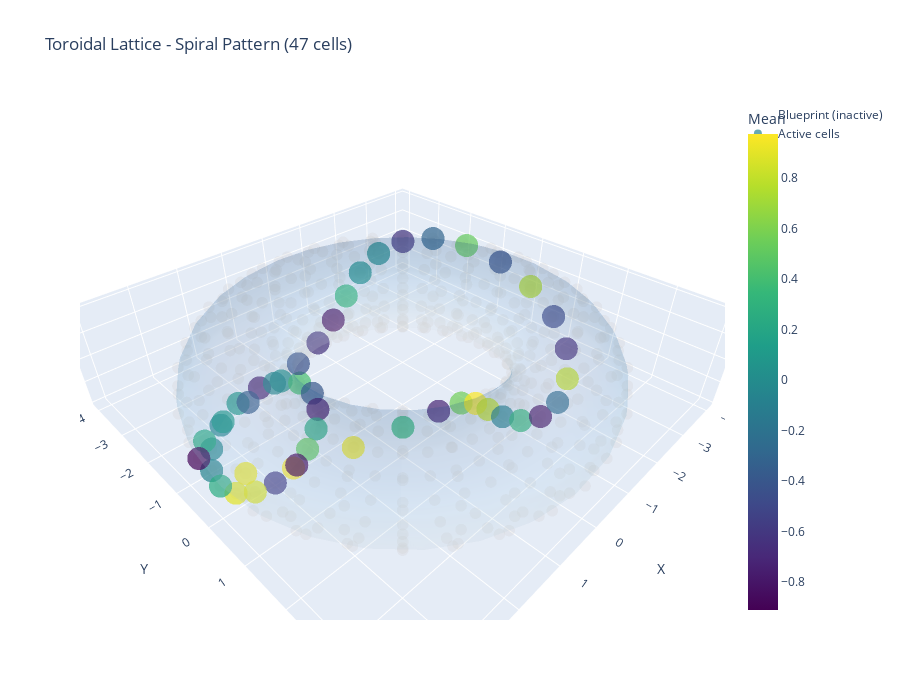

Write notebook code for a chart like this one.
### Code cell
# Visualize spiral
fig = torus.visualize_plotly(
    show_all_positions=True,
    cell_size=8,
    title=f"Toroidal Lattice - Spiral Pattern ({len(torus.sparse_cells)} cells)"
)
fig.show()

### Figure 1 — Plotly figure (JSON) as saved in the notebook; plotly's stock layout.template omitted (floating-point values rounded to 4 significant figures; data arrays with more than 128 entries replaced by an {"elided": "..."} marker saying what was removed)
{"data": [{"customdata": {"elided": "512 int values"}, "hovertemplate": "Cell %{customdata}<br>x: %{x:.2f}<br>y: %{y:.2f}<br>z: %{z:.2f}", "marker": {"color": "lightgray", "opacity": 0.3, "size": 4}, "mode": "markers", "name": "Blueprint (inactive)", "type": "scatter3d", "x": {"elided": "512 float values"}, "y": {"elided": "512 float values"}, "z": {"elided": "512 float values"}}, {"customdata": {"elided": "47x5 float values"}, "hovertemplate": "Cell %{customdata[0]}<br>θ: %{customdata[1]}, φ: %{customdata[2]}<br>Mean: %{customdata[3]:.3f}<br>Std: %{customdata[4]:.3f}", "marker": {"color": [-0.05936, -0.03992, -0.04845, 0.09637, -0.7305, 0.04077, 0.4089, -0.3923, -0.7863, 0.246, 0.5156, 0.9746, -0.6066, 0.8804, 0.8949, 0.2457, 0.9279, -0.9119, 0.9212, 0.3286, -0.7116, 0.5614, 0.9651, 0.8028, -0.08897, 0.327, -0.8115, -0.2546, 0.8037, -0.6666, -0.4977, 0.7685, -0.4311, 0.523, -0.2982, -0.6179, -0.003053, 0.03327, 0.3466, -0.8531, -0.6354, -0.4306, -0.02264, -0.36, 0.1218, 0.2486, -0.8884], "colorbar": {"title": {"text": "Mean"}}, "colorscale": [[0, "#440154"], [0.1111, "#482878"], [0.2222, "#3e4989"], [0.3333, "#31688e"], [0.4444, "#26828e"], [0.5556, "#1f9e89"], [0.6667, "#35b779"], [0.7778, "#6ece58"], [0.8889, "#b5de2b"], [1, "#fde725"]], "opacity": 0.7, "size": 8}, "mode": "markers", "name": "Active cells", "type": "scatter3d", "x": [4.0, 3.924, 3.707, 3.383, 3.0, 2.617, 2.293, 2.076, 2.0, 2.076, 2.293, 2.617, 3.0, 3.383, 3.707, 3.924, 3.848, 3.425, 2.813, 2.121, 1.454, 0.8775, 0.405, 1.225e-16, -0.405, -0.8775, -1.454, -2.121, -2.813, -3.425, -3.848, -4.0, -3.848, -3.425, -2.813, -2.121, -1.454, -0.8775, -0.405, -3.674e-16, 0.405, 0.8775, 1.454, 2.121, 2.813, 3.425, 3.848], "y": [0.0, 0.0, 0.0, 0.0, 0.0, 0.0, 0.0, 0.0, 0.0, 0.0, 0.0, 0.0, 0.0, 0.0, 0.0, 0.0, 0.7655, 1.419, 1.879, 2.121, 2.176, 2.118, 2.036, 2.0, 2.036, 2.118, 2.176, 2.121, 1.879, 1.419, 0.7655, 4.899e-16, -0.7655, -1.419, -1.879, -2.121, -2.176, -2.118, -2.036, -2.0, -2.036, -2.118, -2.176, -2.121, -1.879, -1.419, -0.7655], "z": [0.0, 0.3827, 0.7071, 0.9239, 1.0, 0.9239, 0.7071, 0.3827, 1.225e-16, -0.3827, -0.7071, -0.9239, -1.0, -0.9239, -0.7071, -0.3827, 0.3827, 0.7071, 0.9239, 1.0, 0.9239, 0.7071, 0.3827, 1.225e-16, -0.3827, -0.7071, -0.9239, -1.0, -0.9239, -0.7071, -0.3827, 0.0, 0.3827, 0.7071, 0.9239, 1.0, 0.9239, 0.7071, 0.3827, 1.225e-16, -0.3827, -0.7071, -0.9239, -1.0, -0.9239, -0.7071, -0.3827]}, {"colorscale": [[0, "rgb(247,251,255)"], [0.125, "rgb(222,235,247)"], [0.25, "rgb(198,219,239)"], [0.375, "rgb(158,202,225)"], [0.5, "rgb(107,174,214)"], [0.625, "rgb(66,146,198)"], [0.75, "rgb(33,113,181)"], [0.875, "rgb(8,81,156)"], [1, "rgb(8,48,107)"]], "name": "Torus surface", "opacity": 0.1, "showscale": false, "type": "surface", "x": {"elided": "30x30 float values"}, "y": {"elided": "30x30 float values"}, "z": {"elided": "30x30 float values"}}], "layout": {"height": 700, "scene": {"aspectmode": "data", "xaxis": {"title": {"text": "X"}}, "yaxis": {"title": {"text": "Y"}}, "zaxis": {"title": {"text": "Z"}}}, "showlegend": true, "title": {"text": "Toroidal Lattice - Spiral Pattern (47 cells)"}, "width": 900}}
